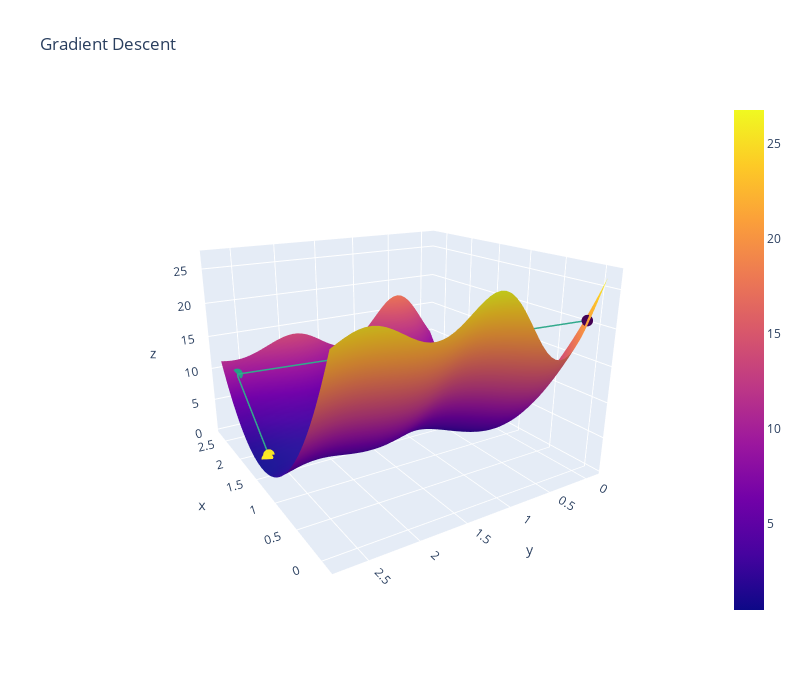

This figure's notebook cell:
### Code cell
# Run me to see another 3D plot (gradient descent with decaying alpha)
plot_3d(bs_decay[:, 0], bs_decay[:, 1], loss_decay, average_squared_loss, sin_model, x, y)
